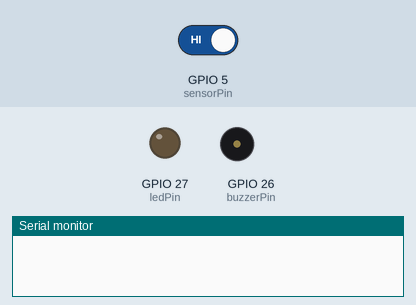
Recording of a program running on a simulated ESP32. On the bench: output pins drawn as LEDs (lit = HIGH), buzzer (waves = sounding), the last lines printed to the serial monitor. The test bench sets the inputs (shaded band); at power-on: GPIO 5 (sensorPin) HIGH.

Above: at 1.2 s.
1.3 s: GPIO 5 (sensorPin) driven LOW
At 1.8 s:
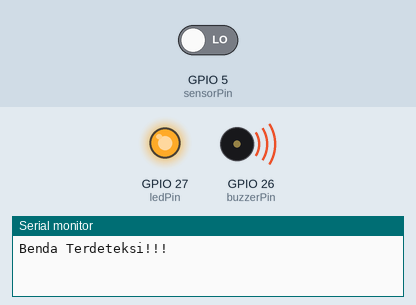
2.8 s: GPIO 5 (sensorPin) driven HIGH
At 4.2 s:
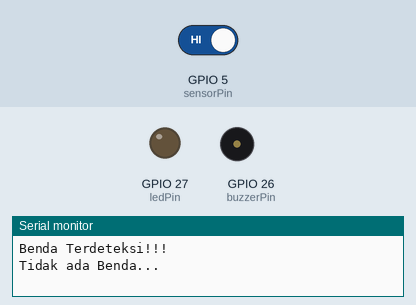
Timing chart, 0 to 5.8 s (numbered marks = the images above; inputs shaded):
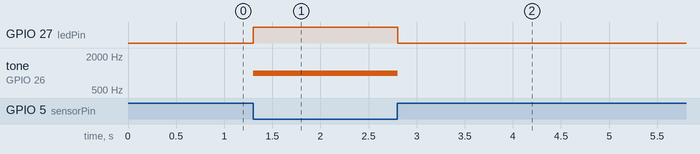

The program:

main.cpp
```cpp
#include <Arduino.h>

#define ledPin 27
#define buzzerPin 26
#define sensorPin 5

#define BUZZER_CH 0
#define BUZZER_FREQ 1000
#define BUZZER_RES 8

bool alarmOn = false;

void setup() {
  Serial.begin(115200);

  pinMode(ledPin, OUTPUT);
  pinMode(sensorPin, INPUT_PULLUP);

  ledcSetup(BUZZER_CH, BUZZER_FREQ, BUZZER_RES);
  ledcAttachPin(buzzerPin, BUZZER_CH);

  digitalWrite(ledPin, LOW);
  ledcWrite(BUZZER_CH, 0);
}

void loop() {
  int deteksi = digitalRead(sensorPin);

  if (deteksi == LOW && !alarmOn) {
    alarmOn = true;
    digitalWrite(ledPin, HIGH);
    ledcWrite(BUZZER_CH, 128);
    Serial.println("Benda Terdeteksi!!!");
  }

  if (deteksi == HIGH && alarmOn) {
    alarmOn = false;
    digitalWrite(ledPin, LOW);
    ledcWrite(BUZZER_CH, 0);
    Serial.println("Tidak ada Benda...");
  }

  delay(50); // debounce
}
  
```

Measured:
- after the input at 1.3 s, GPIO 27 (ledPin): LOW → HIGH at once; tone on GPIO 26 (buzzerPin): silent → 1000 Hz at once
- after the input at 2.8 s, GPIO 27 (ledPin): HIGH → LOW at once; tone on GPIO 26 (buzzerPin): 1000 Hz → silent at once
